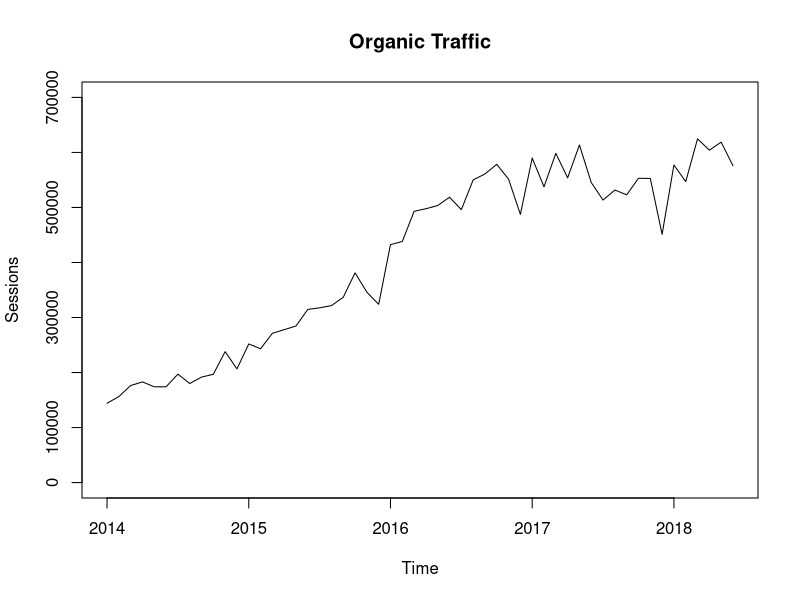
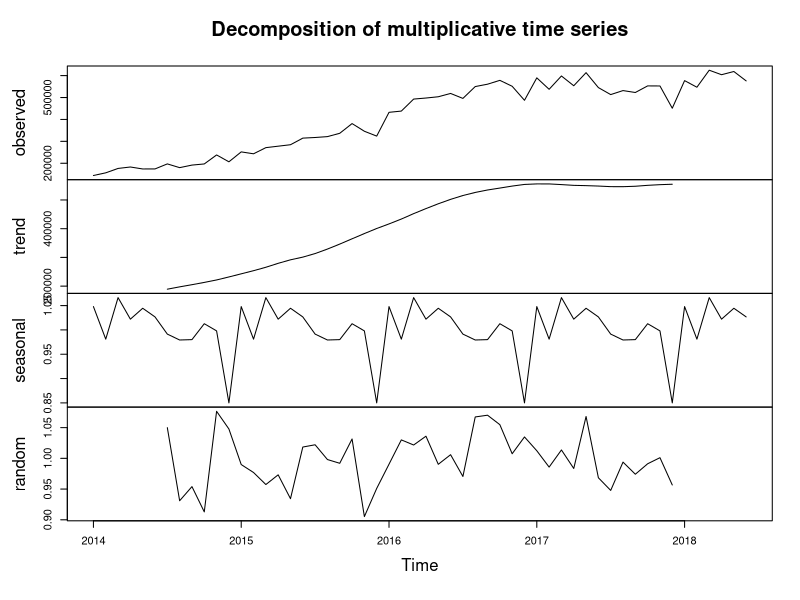
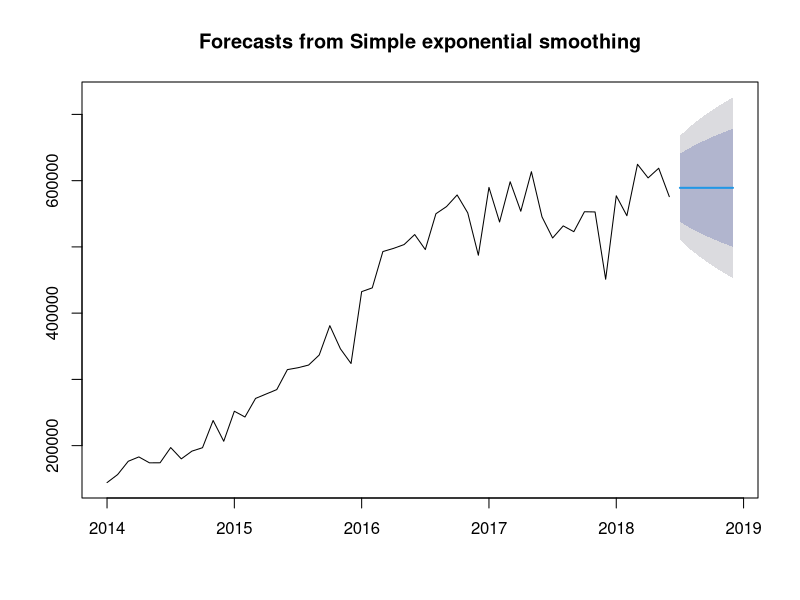
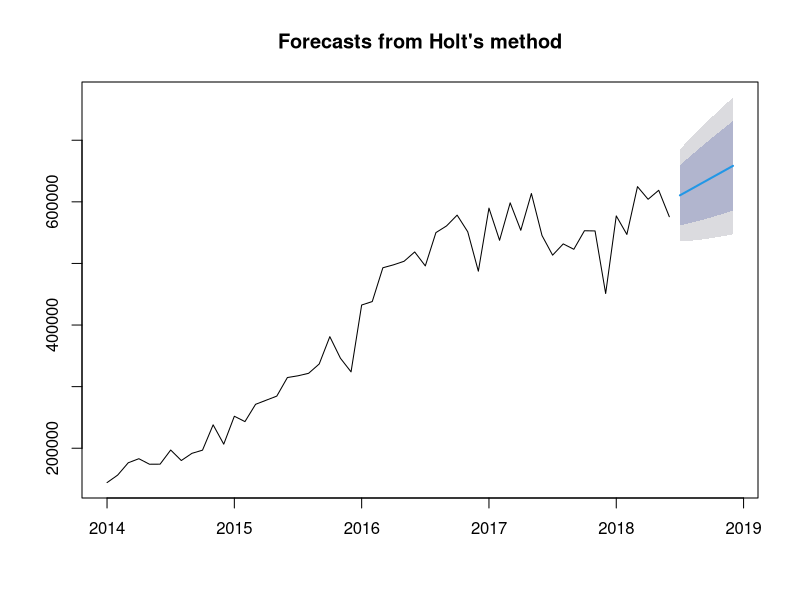
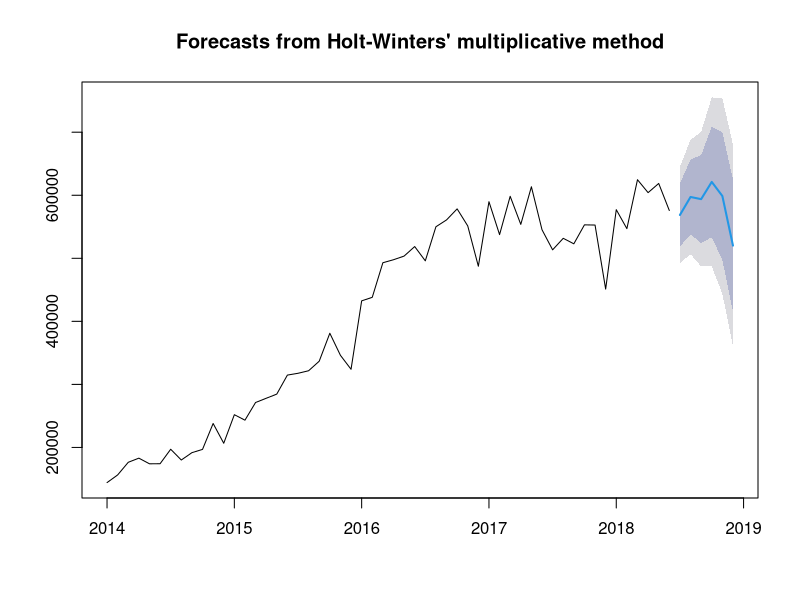
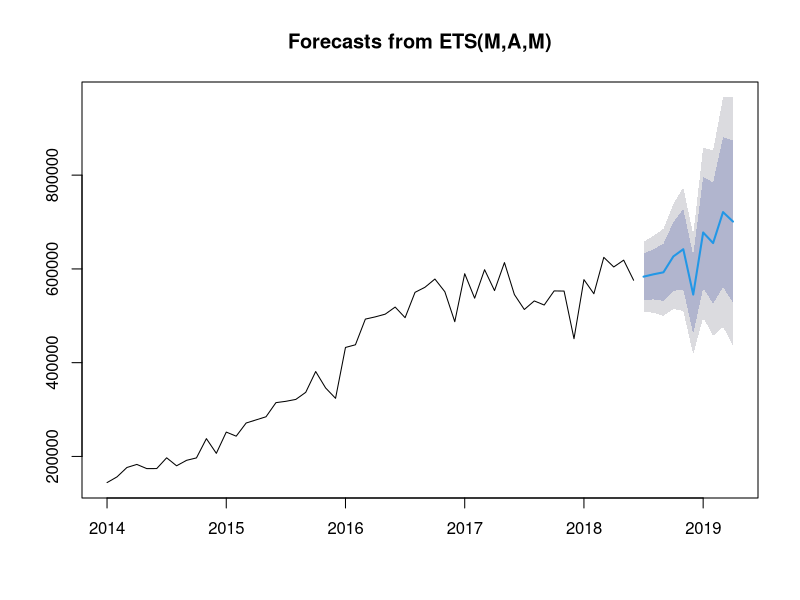
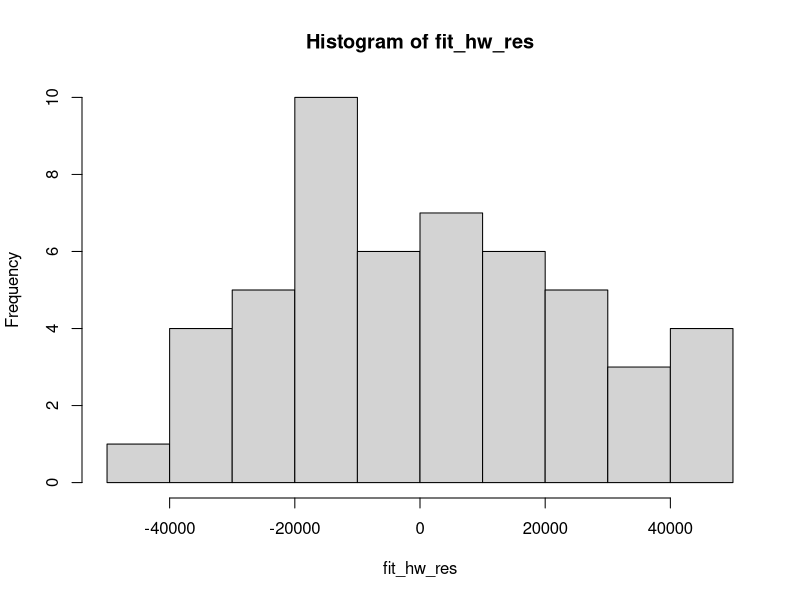

Source code (R) for these figures, in order:
#Accompanying blog post: https://johannesmehlem.com/blog/exponential-smoothing-time-series-forecasting-r/

#Reading in CSV file with header from set working directory
data <- read.csv("organic-traffic.csv", header = T)
#Checking format of the data
head(data)
#Checking class of date column in data / confirming "factor" class
class(data[,1])
#Converting "factor" to "Date" according to cell formatting in CSV file
data[,1] <- as.Date(data[,1], format = "%m/%d/%y")
#Converting vector of "Organic Sessions" into time series object
Organic_Traffic <- ts(data[,2], start = c(2014,1), end = c(2018,6), frequency = 12)
#Avoiding scientific notation for y-axis values
options(scipen=999)
#Plotting our "Organic Traffic" data
plot(Organic_Traffic, main = "Organic Traffic", ylab = "Sessions", ylim = c(0, 700000))


#Decomposing data into seasonal, trend and irregular components using classical decomposition
fit_decompose <- decompose(Organic_Traffic, type = "multiplicative")
#Printing component data of decomposition 
fit_decompose
#Plotting component data of decomposition
plot(fit_decompose)


#Install and load forecast package if not installed
if(!require(forecast)) {
  install.packages("forecast", dependencies = T)
  library(forecast) }
#Fit simple exponential smoothing model to data and show summary
fit_ses <- ses(Organic_Traffic, h = 6)
summary(fit_ses)
#Plot the forecasted values
plot(fit_ses)


#Fit Holt exponential smoothing model to data and show summary
fit_holt <- holt(Organic_Traffic, h = 6)
summary(fit_holt)
#Plot the forecasted values
plot(fit_holt)


#Fit Holt-Winters exponential smoothing model to data and show summary
fit_hw <- hw(Organic_Traffic, h = 6, seasonal = "multiplicative")
summary(fit_hw)
#Plot the forecasted values
plot(fit_hw)


#Fit automated exponential smoothing model to data and show summary
fit_auto <- forecast(Organic_Traffic, h = 10)
summary(fit_auto)
#Plot the forecasted values
plot(forecast(fit_auto))


#Fit automated exponential smoothing model to training dataset and calculate forecast accuracy
train <- window(Organic_Traffic, end = c(2018, 3))
test <- window(Organic_Traffic, start = c(2018, 4))
fit_hw_train <- hw(train)
fit_auto_train <- forecast(train)
accuracy(forecast(fit_hw_train), test) ["Test set", "RMSE"]
accuracy(forecast(fit_auto_train), test) ["Test set", "RMSE"]


#Calcuate mean of residuals and plot histogram for residuals
fit_hw_res <- residuals(forecast(fit_hw_train))
fit_auto_res <- residuals(forecast(fit_auto_train))
mean(fit_hw_res)
mean(fit_auto_res)
hist(fit_hw_res)
